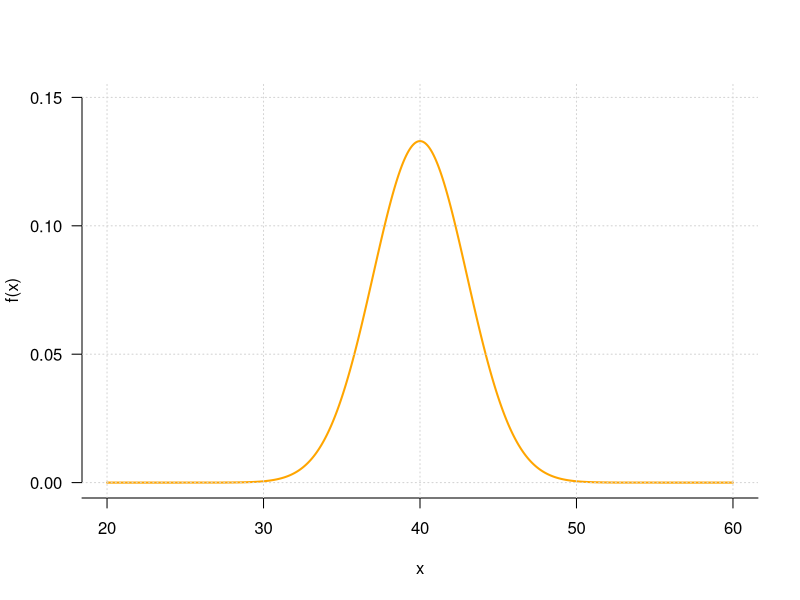
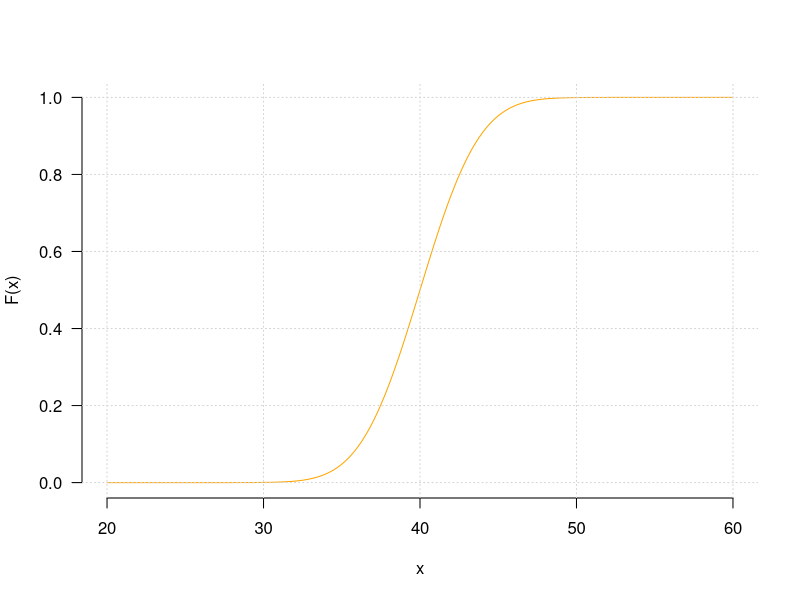
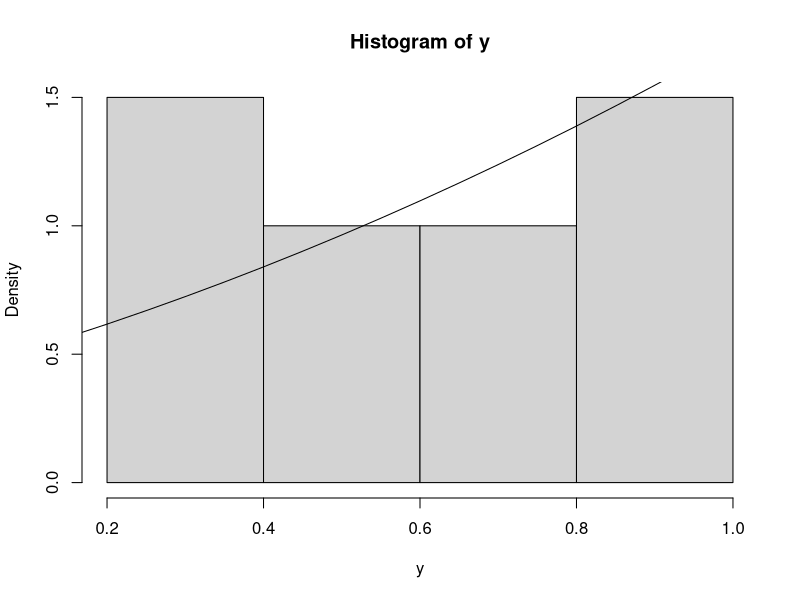
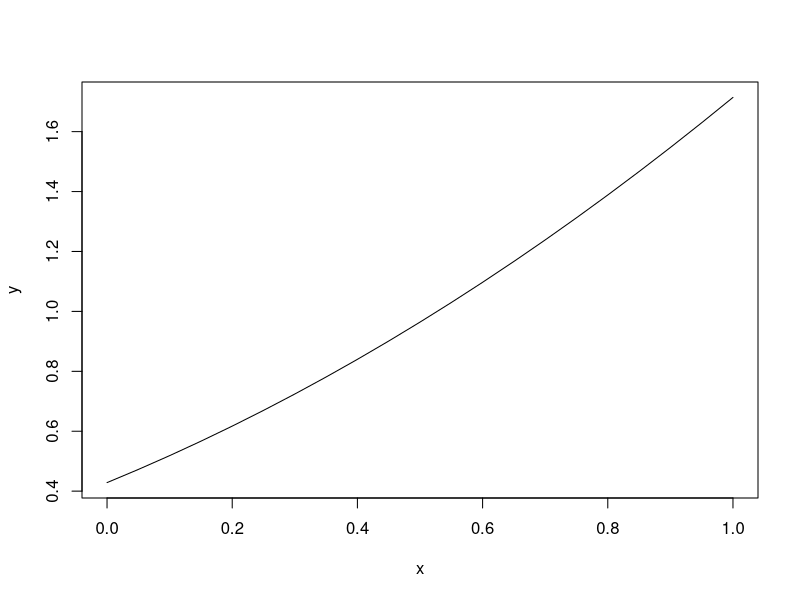
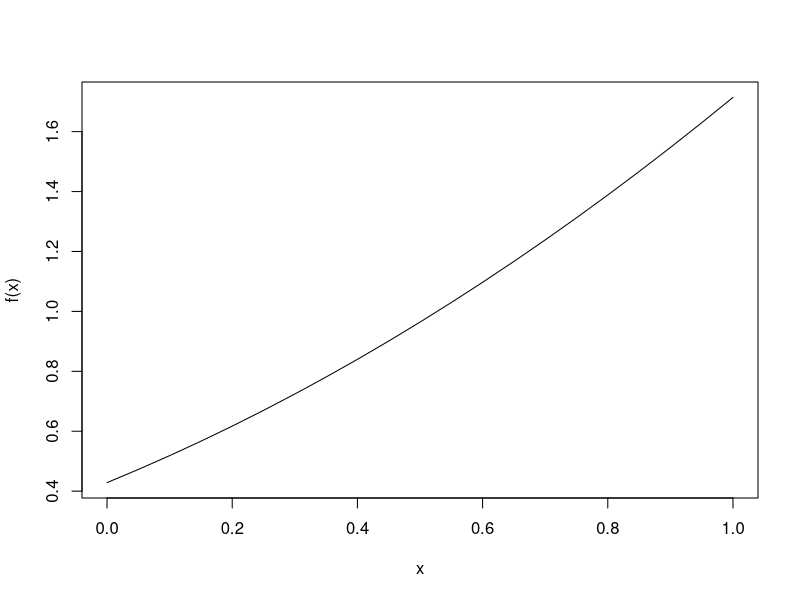
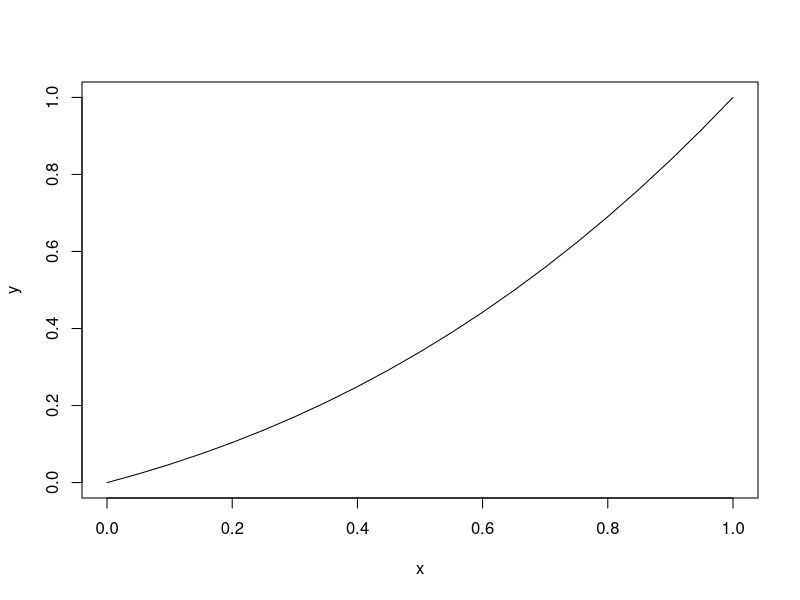
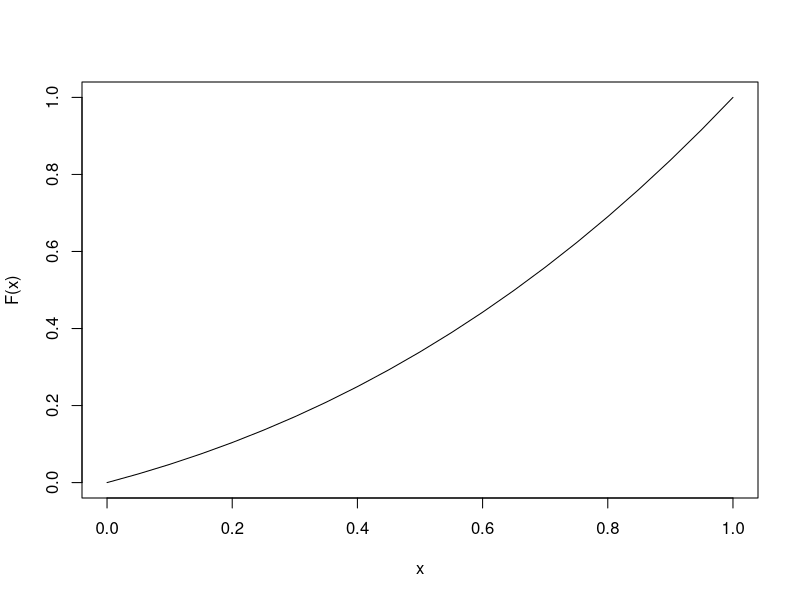

Here is the R script that generated these plots, in order:
#THEORY ------------------------------------------------
#1. SIMULATION CONTINUOUS RANDOM VARIABLES

#1.1. Simulate sample of size n = 1000 of X-N(40,9)
x<-rnorm (1000,40,3)

#1.2 Density function representation - draw probability mass function
#Define 2 vectors: vector with values of variable and vector with probabilities
x<- seq (20,60, by = 0.05)
y<- dnorm(x,40,3)
plot (x, y, type = "l", lwd = 2, bty = "n", las = 1, xlim = c(20,60), ylim = c(0,0.15), xaxp = c(0,80,8), col = "orange", xlab = "x", ylab = "f(x)")
grid ()

#1.3 Representation of distribution function
x<- seq(20,60, by= 0.05)
y<- pnorm(x,40,3)
plot (x, y, type = "l", bty = "n", las = 1, xlim = c(20,60), ylim = c(0,1), xaxp = c(20,60,4), col = "orange", main = "", xlab = "x", ylab = "F(x)")
grid ()
#Calculate probabilities
pnorm(45,40,3) #P(X<=45)
1-pnorm(35,40,3) #P(X>=35)=1-P(X<35)
qnorm(0.8,40,3) #P(X<=y)=0.8


#2. SIMULATION OF UNKNOWN VARIABLES

#2.1. Random number simulation -> inverse function method
u <- runif(10) #Get random n numbers
y <- (7*u+1)^{1/3}-1 #calculate distribution function F^-1(u) = sqrt3(7u+1)-1
#draw histogram with drawing of density function
hist(y, freq = FALSE) 
z <- seq(0,1,by=0.05)
t <- 3/7*(z+1)^2
lines(z,t)

#2.2. Density function representation
#Since f(x) = 0 if x < 0 or if x > 1, the sequence we need is between 0 and 1
x <- seq(0,1,by=0.05)
y <- (3/7)*(x+1)^2
plot(x,y,type="l")
#or
x <- seq(0,1,by=0.05)
f <- function(x){
  fx <- (3/7)*(x+1)^2
  fx
}
plot(x,f(x), type="l")

#2.3. Representation of distribution function
x <- seq (0,1,by =0.05)
y <- (1/7)*(x+1)^3-1/7
plot (x,y,type ="l")
#or
x <- seq (0,1,by =0.05)
F <- function(x){
  Fx <- (1/7)*(x+1)^3-1/7
  Fx
}
plot(x,F(x), type="l")

#2.4. Probability calculation
(1/7)*(0.3+1)^3-1/7 #P(X ≤ 0.3)
F(0.3) #P(X ≤ 0.3)
1-(1/7)*(0.8+1)^3+1/7 #P(X ≥ 0.8) = 1−P(X < 0.8)
1-F(0.8) #P(X ≥ 0.8) = 1−P(X < 0.8)
